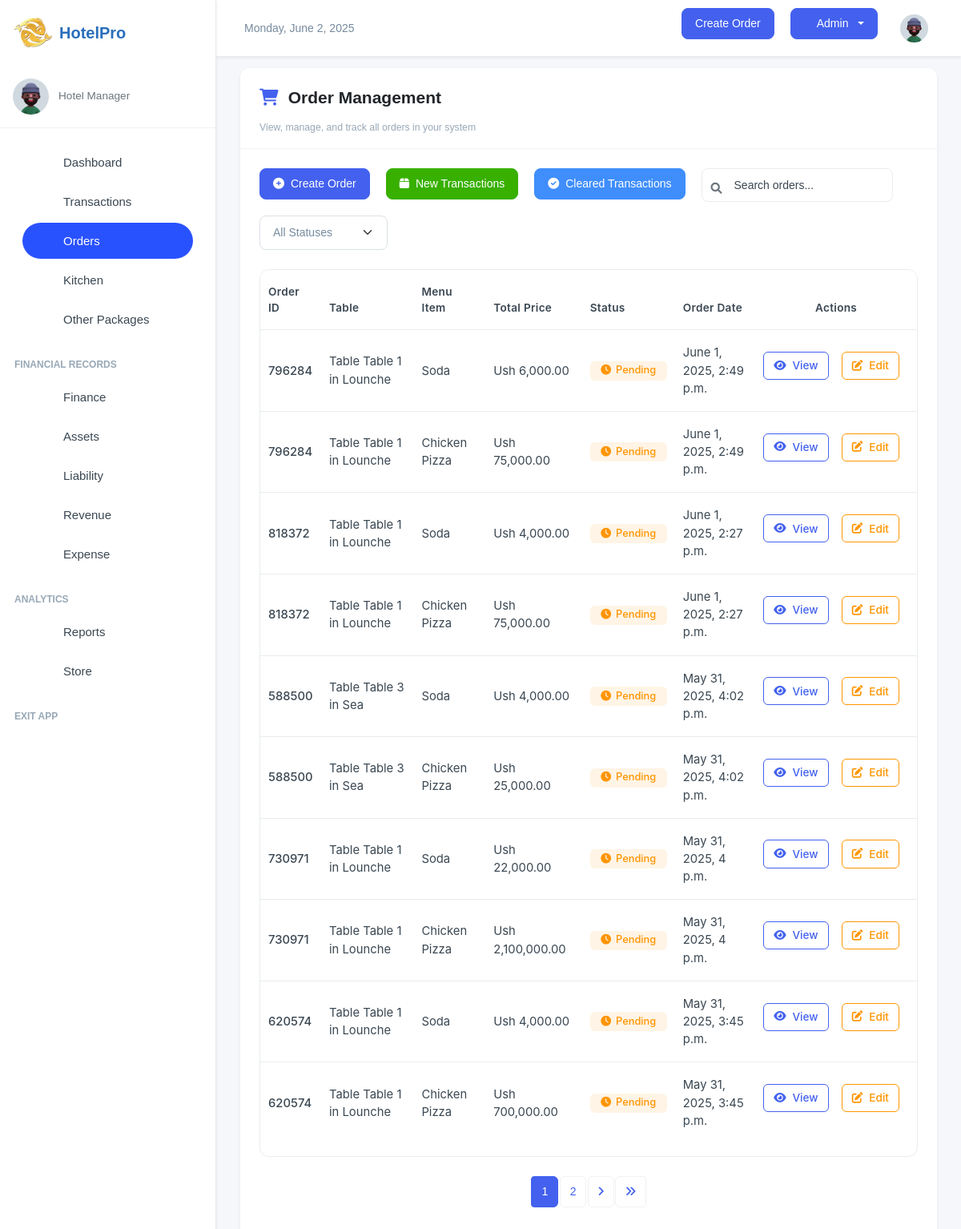
Page /manager/orders/ (signed in) on the earlier database version.
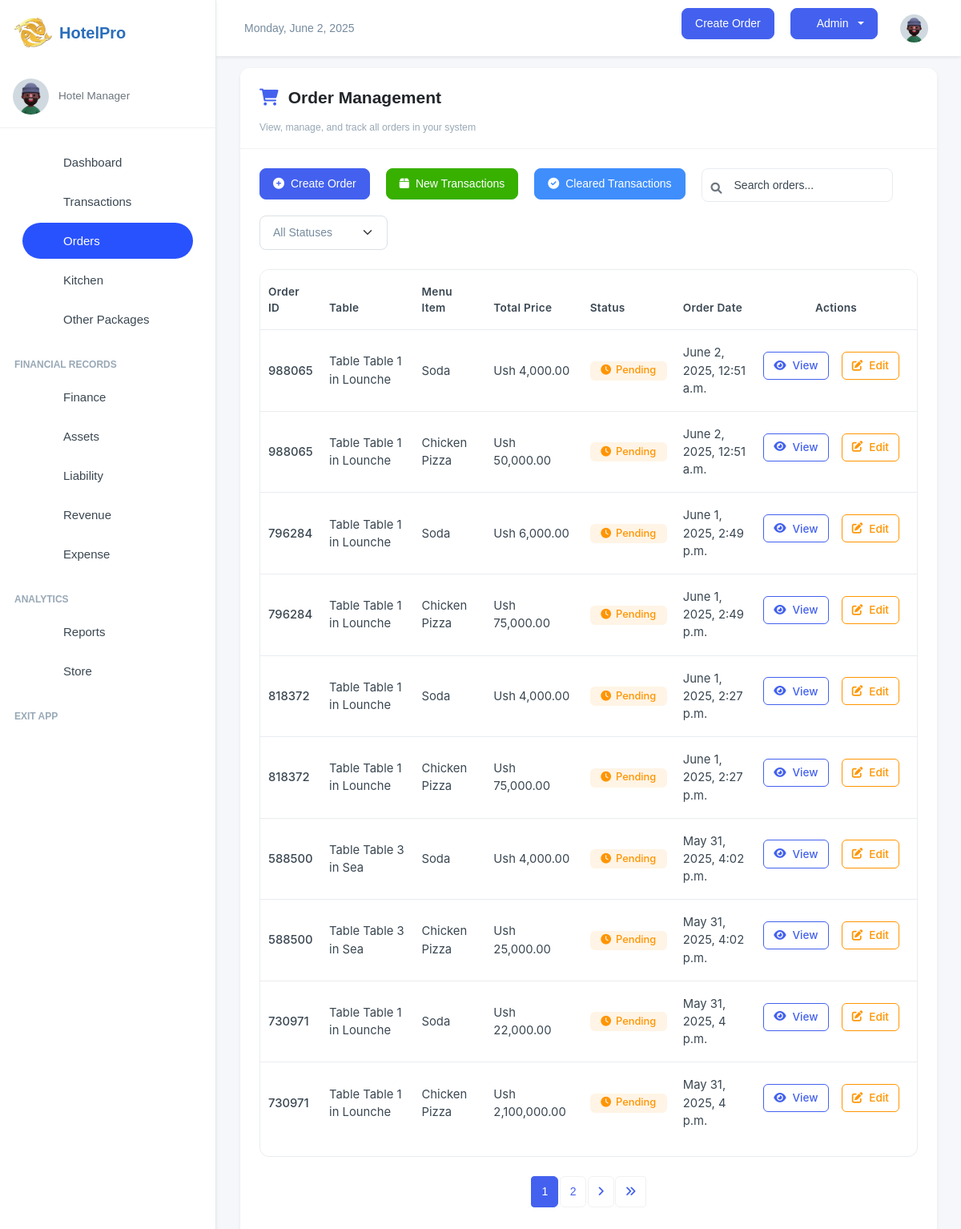
Same page on the later database version.
### inventory/models.py (models this page shows, shortened)
class OrderItem(models.Model):
    ORDER_TYPE_CHOICES = [
        ('Dine-In', 'Dine-In'),
        ('Take-Away', 'Take-Away'),
    ]
    SPECIAL_NOTES_CHOICES = [
        ('strongly spiced', 'strongly spiced'),
        ('midly spiced', 'midly spiced'),
       ( 'chips' , 'chips'),
       ('rice','rice'),
        ('posho', 'posho'),
       ( 'rice_posho','rice_posho' ),
        ('chips_rice', 'chips_rice'),
       ( 'rice_posho', 'rice_posho'),
        ('chips_posho', 'chips_posho')
    ]
    order = models.ForeignKey(OrderTransaction, on_delete=models.CASCADE, related_name='order_items')
    menu_item = models.ForeignKey(MenuItem, on_delete=models.CASCADE, null=True, blank=True)
    order_date = models.DateTimeField(default=now)
    customer_name = models.CharField(max_length=255, blank=True, null=True, default="FishPoint Customer")
    dining_area = models.ForeignKey(DiningArea, on_delete=models.SET_NULL, null=True, blank=True)
    table = models.ForeignKey(Table, on_delete=models.SET_NULL, null=True, blank=True)
    total_price =  models.DecimalField(max_digits=10, decimal_places=2, default=Decimal('0.00'))
    quantity = models.IntegerField(blank=True, null=True)
    status = models.CharField(
        max_length=50, default='Pending',
        choices=[('Pending', 'Pending'), ('Preparing', 'Preparing'), ('Cooked', 'Completed'), ('Served', 'Served'), ('Cancelled', 'Cancelled')]
    )
    special_notes = models.CharField(
        default="nothing",
        max_length=50, blank=True, null=True,
        choices=SPECIAL_NOTES_CHOICES
        )
    order_type = models.CharField(
        max_length=10,
        choices=ORDER_TYPE_CHOICES,
        default='Dine-In'
    )
    updated = models.DateField(auto_now=True, blank=True, null=True)
    class Meta:
        verbose_name = 'Order Item'
        verbose_name_plural = 'Order Items'
        ordering = ['-order_date']

class OrderTransaction(models.Model):
    pay_mode = (
        ("NO PAYMENT", "NO PAYMENT"),
        ("CASH", "CASH"),
        ("MOMO PAY", "MOMO PAY"),
        ("AIRTEL PAY", "AIRTEL PAY"),
        ("BANK CARD", "BANK CARD"),
    )
    random_id = models.CharField(max_length=6, unique=True, editable=False, default=generate_random_id)
    customer_name = models.CharField(max_length=255, blank=True, null=True, default="FishPoint Customer")
    served_by = models.CharField(
        max_length=255, blank=True, null=True, default="Waitress")
    dining_area = models.ForeignKey(DiningArea, on_delete=models.SET_NULL, null=True, blank=True)
    table = models.ForeignKey(Table, on_delete=models.SET_NULL, null=True, blank=True )
    special_notes = models.TextField(default="Null")
    created = models.DateTimeField(default=now, blank=True, null=True)
    payment_mode = models.CharField(default="NO PAYMENT", max_length=50, choices=pay_mode)
    transaction_id = models.CharField(blank=True, null=True, max_length=100)
    created_by = models.ForeignKey(User, on_delete=models.SET_NULL, null=True, blank=True)
    updated = models.DateField(auto_now=True, blank=True, null=True)
    class Meta:
        ordering = ['-created']

class Table(models.Model):
    table_number = models.IntegerField()
    dining_area = models.ForeignKey(DiningArea, on_delete=models.CASCADE, related_name='tables')
    capacity = models.IntegerField()  # Number of seats at the table
    is_available = models.BooleanField(default=True)
    def __str__(self):
        return f"Table {self.table_number} in {self.dining_area.name}"

class DiningArea(models.Model):
    name = models.CharField(max_length=255)
    description = models.TextField(blank=True, null=True)

class MenuItem(models.Model):
    category = models.ForeignKey(Category, on_delete=models.CASCADE, related_name="menu_items")
    name = models.CharField(max_length=100)
    description = models.TextField()
    price = models.DecimalField(max_digits=10, decimal_places=2, default=Decimal('0.00'))
    is_available = models.BooleanField(default=True)
    image_url = models.ImageField(blank=True, null=True, upload_to="menu_items")
    def __str__(self):
        return self.name

### inventory/views.py (the view)
# urls.py: path('orders/', views.orders, name='order_list'),
@login_required(login_url='/user/login/')
def orders(request):
    orders = OrderItem.objects.all().select_related('table', 'dining_area','order').filter(order_date__gte=now() - timedelta(hours=12)).order_by('-order_date')
    orders_list = OrderItem.objects.all().select_related('table', 'dining_area','order')
    paginator = Paginator(orders_list, 10)
    page_number = request.GET.get('page')
    orders_list = paginator.get_page(page_number)
    return render(request, "order_list.html", {"orders": orders, "orders_list":orders_list})

### inventory/templates/order_list.html (shortened to what the changed rows need)
{% extends 'base.html' %}
{% load humanize %}
{% block content %}
<div class="card shadow-sm mb-4">
    <div class="card-body">
        <div class="table-container">
            <div class="table-responsive">
                <table class="table">
                    <thead>
                        <tr>
                            <th>Order ID</th>
                            <th>Table</th>
                            <th>Menu Item</th>
                            <th>Total Price</th>
                            <th>Status</th>
                            <th>Order Date</th>
                            <th class="text-center">Actions</th>
                        </tr>
                    </thead>
                    <tbody>
                        {% for order in orders_list %}
                        <tr>
                            <td><span class="fw-medium">{{ order.order.random_id }}</span></td>
                            <td>Table {{ order.order.table }}</td>
                            <td>{{ order.menu_item }}</td>
                            <td>Ush {{ order.total_price|intcomma }}</td>
                            <td>
                                {% if order.status == 'Completed' %}
                                <span class="badge badge-completed">
                                    <i class="fas fa-check-circle"></i>
                                    {{ order.status }}
                                </span>
                                {% elif order.status == 'Pending' %}
                                <span class="badge badge-pending">
                                    <i class="fas fa-clock"></i>
                                    {{ order.status }}
                                </span>
                                {% elif order.status == 'Processing' %}
                                <span class="badge badge-processing">
                                    <i class="fas fa-spinner fa-spin"></i>
                                    {{ order.status }}
                                </span>
                                {% else %}
                                <span class="badge bg-secondary bg-opacity-10 text-secondary">
                                    {{ order.status }}
                                </span>
                                {% endif %}
                            </td>
                            <td>{{ order.order_date }}</td>
                            <td class="action-cell text-center">
                                <a href="/manager/orders/{{ order.id }}" class="btn btn-sm btn-outline-primary">
                                    <i class="fas fa-eye"></i> View
                                </a>
                                <a href="/manager/order/{{ order.id }}/update-status/" class="btn btn-sm btn-outline-warning">
                                    <i class="fas fa-edit"></i> Edit
                                </a>
                            </td>
                        </tr>
                        {% endfor %}
                    </tbody>
                </table>
            </div>
        </div>
        <nav aria-label="Page navigation" class="mt-4">
            <ul class="pagination justify-content-center">
                {% for page_num in orders_list.paginator.page_range %}
                {% if page_num >= orders_list.number|add:-2 and page_num <= orders_list.number|add:2 %}
                <li class="page-item {% if page_num == orders_list.number %}active{% endif %}">
                    <a class="page-link" href="?page={{ page_num }}">{{ page_num }}</a>
                </li>
                {% elif page_num == 1 or page_num == orders_list.paginator.num_pages %}
                <li class="page-item">
                    <a class="page-link" href="?page={{ page_num }}">{{ page_num }}</a>
                </li>
                {% elif page_num == orders_list.number|add:-3 or page_num == orders_list.number|add:3 %}
                <li class="page-item disabled"><span class="page-link">...</span></li>
                {% endif %}
                {% endfor %}
            </ul>
        </nav>
    </div>
</div>
<link rel="stylesheet" href="https://cdnjs.cloudflare.com/ajax/libs/font-awesome/6.0.0/css/all.min.css">
{% endblock content %}

Differences in the rows shown:
no longer on this page (row unchanged): OrderItem: order.random_id "620574", order.table "Table 1 in Lounche", menu_item "Soda", total_price "4,000.00", status "Pending", order_date "May 31, 2025, 3:45 p.m."
no longer on this page (row unchanged): OrderItem: order.random_id "620574", order.table "Table 1 in Lounche", menu_item "Chicken Pizza", total_price "700,000.00", status "Pending", order_date "May 31, 2025, 3:45 p.m."
added OrderItem: order.random_id "988065", order.table "Table 1 in Lounche", menu_item "Soda", total_price "4,000.00", status "Pending", order_date "June 2, 2025, 12:51 a.m."
added OrderItem: order.random_id "988065", order.table "Table 1 in Lounche", menu_item "Chicken Pizza", total_price "50,000.00", status "Pending", order_date "June 2, 2025, 12:51 a.m."
